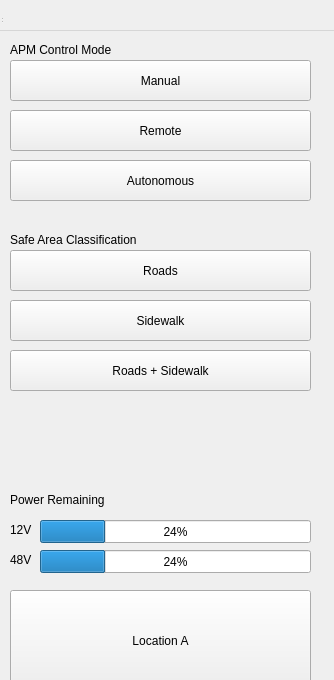
<?xml version="1.0" encoding="UTF-8"?>
<ui version="4.0">
 <class>MainWIndow</class>
 <widget class="QWidget" name="MainWIndow">
  <property name="geometry">
   <rect>
    <x>0</x>
    <y>0</y>
    <width>334</width>
    <height>680</height>
   </rect>
  </property>
  <property name="windowTitle">
   <string>Automated People Mover</string>
  </property>
  <widget class="QWidget" name="centralwidget" native="true">
   <property name="geometry">
    <rect>
     <x>-720</x>
     <y>0</y>
     <width>1051</width>
     <height>700</height>
    </rect>
   </property>
   <widget class="QPushButton" name="button_remote">
    <property name="geometry">
     <rect>
      <x>730</x>
      <y>110</y>
      <width>301</width>
      <height>41</height>
     </rect>
    </property>
    <property name="text">
     <string>Remote</string>
    </property>
   </widget>
   <widget class="QPushButton" name="button_manual">
    <property name="geometry">
     <rect>
      <x>730</x>
      <y>60</y>
      <width>301</width>
      <height>41</height>
     </rect>
    </property>
    <property name="text">
     <string>Manual</string>
    </property>
   </widget>
   <widget class="QPushButton" name="button_auto">
    <property name="geometry">
     <rect>
      <x>730</x>
      <y>160</y>
      <width>301</width>
      <height>41</height>
     </rect>
    </property>
    <property name="text">
     <string>Autonomous</string>
    </property>
   </widget>

   <widget class="QPushButton" name="button_road">
    <property name="geometry">
     <rect>
      <x>730</x>
      <y>250</y>
      <width>301</width>
      <height>41</height>
     </rect>
    </property>
    <property name="text">
     <string>Roads</string>
    </property>
   </widget>
   <widget class="QPushButton" name="button_sidewalk">
    <property name="geometry">
     <rect>
      <x>730</x>
      <y>300</y>
      <width>301</width>
      <height>41</height>
     </rect>
    </property>
    <property name="text">
     <string>Sidewalk</string>
    </property>
   </widget>
   <widget class="QPushButton" name="button_roadsidewalk">
    <property name="geometry">
     <rect>
      <x>730</x>
      <y>350</y>
      <width>301</width>
      <height>41</height>
     </rect>
    </property>
    <property name="text">
     <string>Roads + Sidewalk</string>
    </property>
   </widget>




   <widget class="QPushButton" name="button_locationA">
    <property name="geometry">
     <rect>
      <x>730</x>
      <y>590</y>
      <width>301</width>
      <height>101</height>
     </rect>
    </property>
    <property name="text">
     <string>Location A</string>
    </property>
   </widget>
   <widget class="QPushButton" name="button_locationB">
    <property name="geometry">
     <rect>
      <x>730</x>
      <y>700</y>
      <width>141</width>
      <height>81</height>
     </rect>
    </property>
    <property name="text">
     <string>Location B</string>
    </property>
   </widget>
   <widget class="QPushButton" name="button_locationC">
    <property name="geometry">
     <rect>
      <x>890</x>
      <y>700</y>
      <width>141</width>
      <height>81</height>
     </rect>
    </property>
    <property name="text">
     <string>Location C</string>
    </property>
   </widget>
   <widget class="QPushButton" name="button_locationD">
    <property name="geometry">
     <rect>
      <x>730</x>
      <y>790</y>
      <width>141</width>
      <height>91</height>
     </rect>
    </property>
    <property name="text">
     <string>Location D</string>
    </property>
   </widget>
   <widget class="QPushButton" name="button_locationE">
    <property name="geometry">
     <rect>
      <x>890</x>
      <y>790</y>
      <width>141</width>
      <height>91</height>
     </rect>
    </property>
    <property name="text">
     <string>Location E</string>
    </property>
   </widget>
   <widget class="QPushButton" name="button_locationF">
    <property name="geometry">
     <rect>
      <x>730</x>
      <y>890</y>
      <width>141</width>
      <height>81</height>
     </rect>
    </property>
    <property name="text">
     <string>Location F</string>
    </property>
   </widget>
   <widget class="QPushButton" name="button_locationG">
    <property name="geometry">
     <rect>
      <x>890</x>
      <y>890</y>
      <width>141</width>
      <height>81</height>
     </rect>
    </property>
    <property name="text">
     <string>Location G</string>
    </property>
   </widget>
   <widget class="QProgressBar" name="V12_bar">
    <property name="geometry">
     <rect>
      <x>760</x>
      <y>520</y>
      <width>271</width>
      <height>23</height>
     </rect>
    </property>
    <property name="value">
     <number>24</number>
    </property>
   </widget>
   <widget class="QLabel" name="label">
    <property name="geometry">
     <rect>
      <x>730</x>
      <y>490</y>
      <width>271</width>
      <height>19</height>
     </rect>
    </property>
    <property name="text">
     <string>Power Remaining</string>
    </property>
   </widget>
   <widget class="QLabel" name="safezonelabel">
    <property name="geometry">
     <rect>
      <x>730</x>
      <y>230</y>
      <width>271</width>
      <height>19</height>
     </rect>
    </property>
    <property name="text">
     <string>Safe Area Classification</string>
    </property>
   </widget>

   <widget class="QLabel" name="apmmodeaplabel">
    <property name="geometry">
     <rect>
      <x>730</x>
      <y>40</y>
      <width>271</width>
      <height>19</height>
     </rect>
    </property>
    <property name="text">
     <string>APM Control Mode</string>
    </property>
   </widget>

   <widget class="QProgressBar" name="V48_bar">
    <property name="geometry">
     <rect>
      <x>760</x>
      <y>550</y>
      <width>271</width>
      <height>23</height>
     </rect>
    </property>
    <property name="value">
     <number>24</number>
    </property>
   </widget>
   <widget class="QLabel" name="label_2">
    <property name="geometry">
     <rect>
      <x>730</x>
      <y>520</y>
      <width>271</width>
      <height>19</height>
     </rect>
    </property>
    <property name="text">
     <string>12V</string>
    </property>
   </widget>
   <widget class="QLabel" name="label_3">
    <property name="geometry">
     <rect>
      <x>730</x>
      <y>550</y>
      <width>271</width>
      <height>19</height>
     </rect>
    </property>
    <property name="text">
     <string>48V</string>
    </property>
   </widget>
  </widget>
  <widget class="QMenuBar" name="menubar">
   <property name="geometry">
    <rect>
     <x>0</x>
     <y>0</y>
     <width>1024</width>
     <height>31</height>
    </rect>
   </property>
  </widget>
  <widget class="QStatusBar" name="statusbar">
   <property name="geometry">
    <rect>
     <x>0</x>
     <y>0</y>
     <width>3</width>
     <height>24</height>
    </rect>
   </property>
  </widget>
 </widget>
 <resources/>
 <connections/>
</ui>
